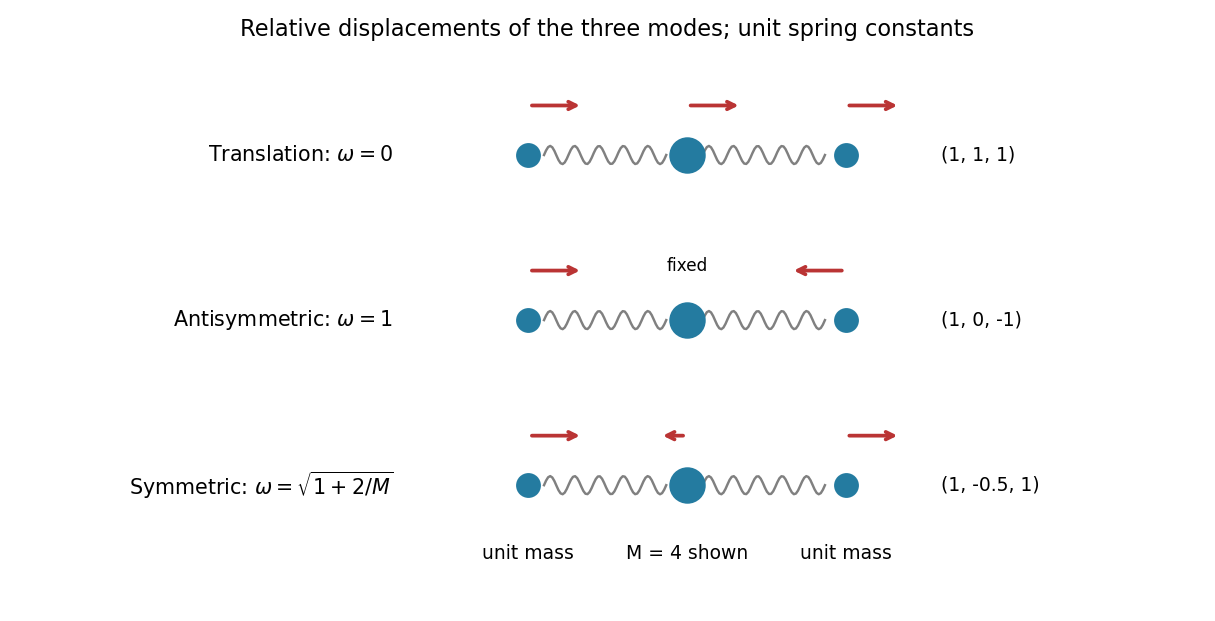

Python code for this plot:
"""Original mode-shape diagram, illustrative M=4; PNG into cwd."""
from pathlib import Path
import matplotlib
matplotlib.use('Agg')
import matplotlib.pyplot as plt
import numpy as np

fig,ax=plt.subplots(figsize=(9,4.6),facecolor='white');mass=4
modes=[([1,1,1],r'Translation: $\omega=0$'),([1,0,-1],r'Antisymmetric: $\omega=1$'),([1,-2/mass,1],r'Symmetric: $\omega=\sqrt{1+2/M}$')]
for row,(v,label) in enumerate(modes):
 yy=2-row
 for start,end in [(-1,0),(0,1)]:
  xx=np.linspace(start+.1,end-.13,60);zig=.055*np.sin(np.linspace(0,10*np.pi,60));ax.plot(xx,yy+zig,color='gray',lw=1.3)
 ax.scatter([-1,1],[yy,yy],s=150,color='#247ba0',zorder=3);ax.scatter([0],[yy],s=340,color='#247ba0',zorder=3)
 for xx,amp in zip([-1,0,1],v):
  if amp:ax.annotate('',(xx+.35*amp,yy+.3),(xx,yy+.3),arrowprops={'arrowstyle':'->','color':'#ba3434','lw':2})
  else:ax.text(xx,yy+.3,'fixed',ha='center',fontsize=9)
 ax.text(-1.85,yy,label,va='center',ha='right',fontsize=11)
 ax.text(1.6,yy,str(tuple(v)),va='center',fontsize=10)
ax.text(-1,-.45,'unit mass',ha='center');ax.text(0,-.45,'M = 4 shown',ha='center');ax.text(1,-.45,'unit mass',ha='center')
ax.set(xlim=(-4.2,3.2),ylim=(-.7,2.65),title='Relative displacements of the three modes; unit spring constants');ax.axis('off')
fig.tight_layout();fig.savefig(Path(__file__).with_suffix('.png').name,dpi=135,facecolor='white');plt.close(fig)
